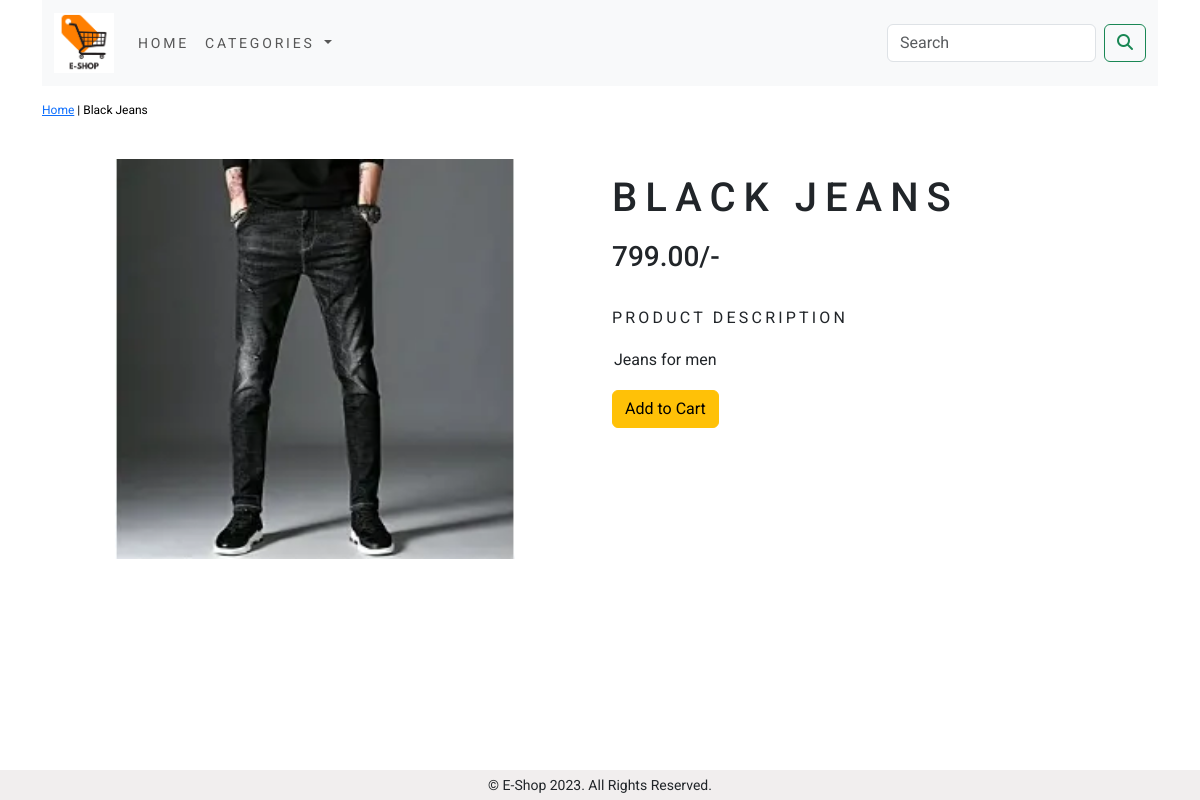
The page /clothing/black-jeans/ on the database its author committed.
### shop/models.py (models this page shows, shortened)
class Product(models.Model):
    name=models.CharField(max_length=250,unique=True)
    slug=models.SlugField(max_length=250,unique=True)
    desc=models.TextField(blank=True)
    price=models.DecimalField(max_digits=10,decimal_places=2)
    Category=models.ForeignKey(Category,on_delete=models.CASCADE)
    image=models.ImageField(upload_to='products',blank=True)
    stock=models.IntegerField()
    available=models.BooleanField(default=True)
    created=models.DateTimeField(auto_now_add=True)
    updated=models.DateTimeField(auto_now=True)
    class Meta:
        ordering = ('name',)
        verbose_name = 'Product'
        verbose_name_plural = 'Products'

### shop/views.py (the view)
# urls.py: path('<slug:c_slug>/<slug:product_slug>/', views.proDetails, name ='proDetails'),
def proDetails(request,c_slug,product_slug):
    try:
        product=Product.objects.get(Category__slug=c_slug, slug=product_slug)
    except Exception as e:
        raise e
    return render(request, 'product.html', {'products':product})

### cart/context_processors.py (called while the page is built)
def counter(request):
    item_count=0
    if 'admin' in request.path:
        return {}
    else:
        try:
            cart=Cart.objects.filter(cart_id=cart_id(request))
            cart_items=CartItem.objects.all().filter(cart=cart[:1])
            for cart_item in cart_items:
                item_count +=cart_item.quantity
        except Cart.DoesNotExist:
            item_count=0
    return dict(item_count=item_count)

### cart/views.py (called while the page is built)
def cart_id(request):
    cart = request.session.session_key
    if not cart:
        cart=request.session.create()
    return cart

### shop/context_processors.py (called while the page is built)
def menu_links(request):
    links=Category.objects.all()
    return dict(links=links)

### shop/models.py (called while the page is built)
    def get_url(self):
        return reverse('shop:product_by_category',args=[self.slug])

### templates/product.html (shortened to what this page needs)
{% extends 'base.html' %}
{% load static %}
{% block content %}
<div class="row my_prod_row_class">
    <div class="mx-auto">
        <p> <a href="{% url 'shop:AllProdCat' %}">Home</a> | <a href="{{products.category.get_url}}">{{products.category}}</a>{{products.name}}</p>
    </div>
<div class="container">
<br>
<div class="row">
    <div class="col-12 col-sm-12 col-md-12 col-lg-6 text-center">
        <div style="min-width: 18rem;">
            <img src="{{products.image.url}}" width="400px" alt="{{products.name}}">
        </div>
    </div>
    <div class="col-12 col-sm-12 col-md-12 col-lg-6">
        <div>
        <h1 class="my_prod_title">{{products.name}}</h1>
        <h3>{{products.price}}/-</h3>
        <br>
        <p class="my_title">Product Description</p>
        <p class="text-justify my_prod_text">{{products.desc}}</p>
        {% if products.stock <= 0 %}
            <p class="text-justify my_prod_text" style="color: red;"><b>Out of Stock</b></p>
        {% else %}
            <a class="btn btn-warning" href="{% url 'cart:add_cart' products.id %}">Add to Cart</a>
        {% endif %}
    </div>
</div>
</div>
</div>
</div>
{% endblock %}

### static/css/styles.css (style rules this page uses)
body { font-family: 'Roboto', sans-serif; }
.my_title { font-size: 16px; text-transform: uppercase; letter-spacing: .2em; }
.my_prod_row_class { padding-top: 15px; padding-bottom: 20px; }
.my_prod_row_class .mx-auto { color: #000; font-size: 12px; text-decoration: none ; }
.my_prod_title { text-transform: uppercase; letter-spacing: .2em; padding-top: 15px; padding-bottom: 10px; }
.my_prod_text { padding: 2px; }

### templates/base.html (style rules this page uses)
body { background-color: white; }

### rows shown on the page
Product: name "Black Jeans", image (picture), name "BLACK JEANS", price "799.00", desc "Jeans for men"
